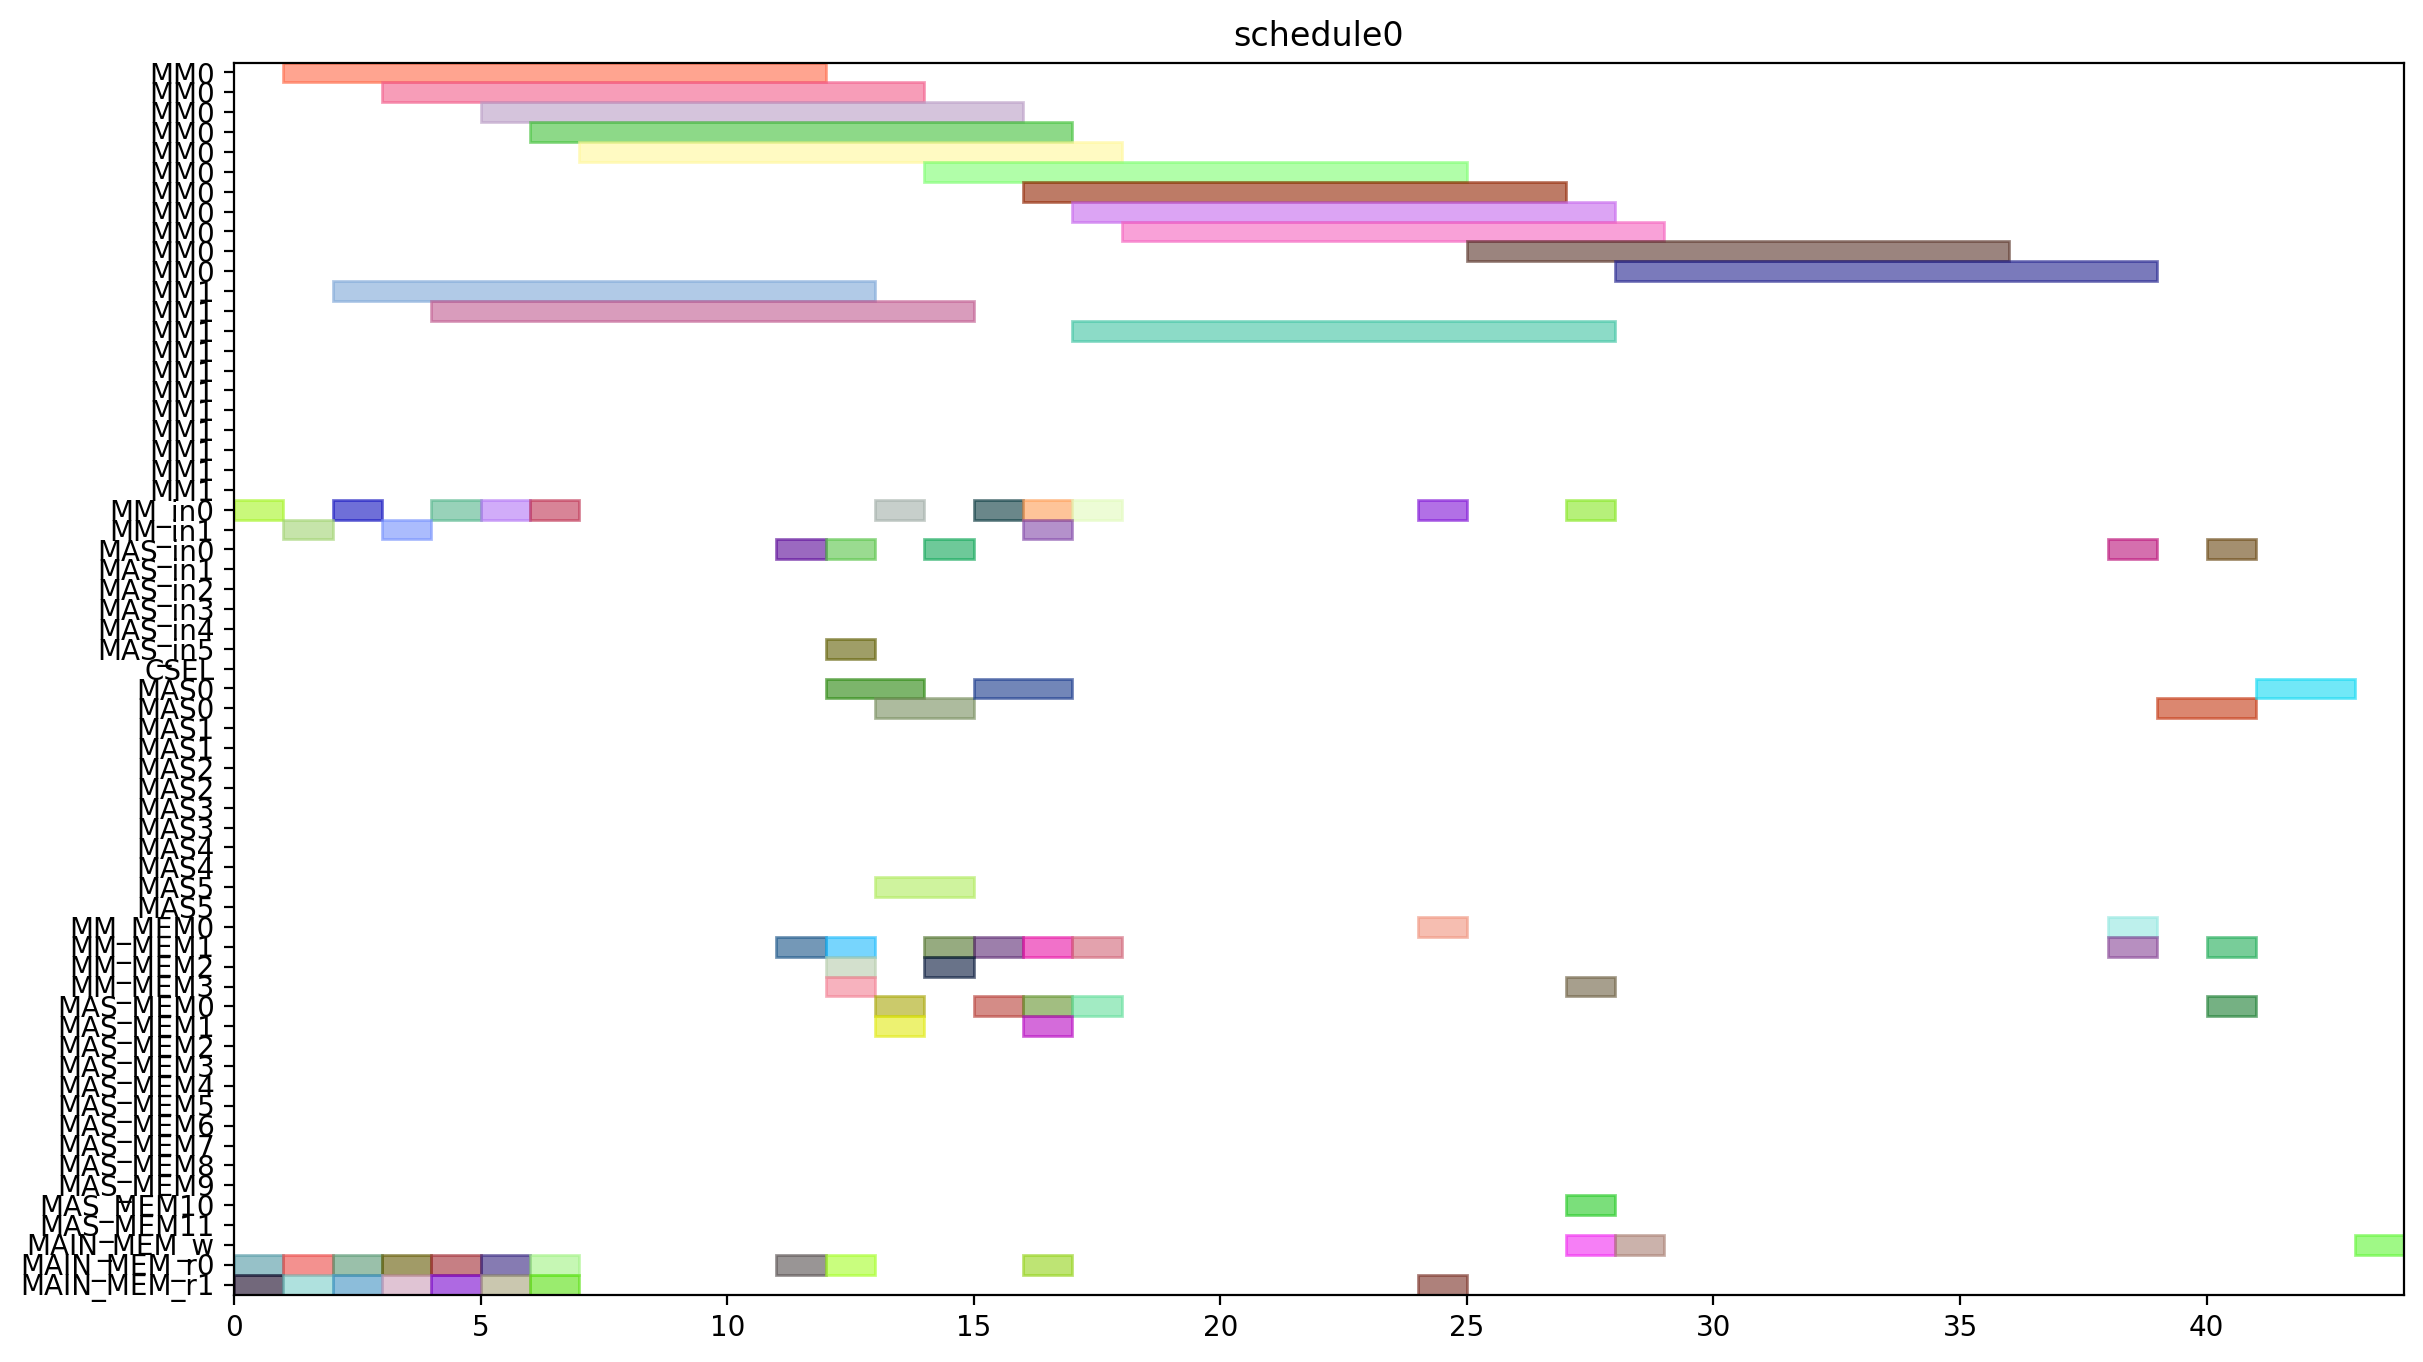

This chart was generated by the following Python code:
from pyschedule import Scenario, solvers, plotters, alt


def solve():
	horizon = 120
	S = Scenario("schedule0", horizon=horizon)

	# resource
	MM = S.Resources('MM', num=2, size=11)
	MM_in = S.Resources('MM_in', num=2)
	MAS_in = S.Resources('MAS_in', num=6)
	CSEL = S.Resource('CSEL')
	MAS = S.Resources('MAS', num=6, size=2, periods=range(1, horizon))
	MM_MEM = S.Resources('MM_MEM', num=4)
	MAS_MEM = S.Resources('MAS_MEM', num=12)
	MAIN_MEM_w = S.Resource('MAIN_MEM_w', size=1)
	MAIN_MEM_r = S.Resources('MAIN_MEM_r', num=2)

	# result of previous scheduling

	# new tasks
	r1 = S.Task('r1', length=11, delay_cost=1)
	r1 += alt(MM)
	r1_in = S.Task('r1_in', length=1, delay_cost=1)
	r1_in += alt(MM_in)
	S += r1_in*MM_in[0]<=r1*MM[0]
	S += r1_in*MM_in[1]<=r1*MM[1]
	r1_mem0 = S.Task('r1_mem0', length=1, delay_cost=1)
	r1_mem0 += MAIN_MEM_r[0]
	S += r1_mem0 <= r1

	r1_mem1 = S.Task('r1_mem1', length=1, delay_cost=1)
	r1_mem1 += MAIN_MEM_r[1]
	S += r1_mem1 <= r1

	r3 = S.Task('r3', length=11, delay_cost=1)
	r3 += alt(MM)
	r3_in = S.Task('r3_in', length=1, delay_cost=1)
	r3_in += alt(MM_in)
	S += r3_in*MM_in[0]<=r3*MM[0]
	S += r3_in*MM_in[1]<=r3*MM[1]
	r3_mem0 = S.Task('r3_mem0', length=1, delay_cost=1)
	r3_mem0 += MAIN_MEM_r[0]
	S += r3_mem0 <= r3

	r3_mem1 = S.Task('r3_mem1', length=1, delay_cost=1)
	r3_mem1 += MAIN_MEM_r[1]
	S += r3_mem1 <= r3

	r4 = S.Task('r4', length=11, delay_cost=1)
	r4 += alt(MM)
	r4_in = S.Task('r4_in', length=1, delay_cost=1)
	r4_in += alt(MM_in)
	S += r4_in*MM_in[0]<=r4*MM[0]
	S += r4_in*MM_in[1]<=r4*MM[1]
	r4_mem0 = S.Task('r4_mem0', length=1, delay_cost=1)
	r4_mem0 += MAIN_MEM_r[0]
	S += r4_mem0 <= r4

	r4_mem1 = S.Task('r4_mem1', length=1, delay_cost=1)
	r4_mem1 += MAIN_MEM_r[1]
	S += r4_mem1 <= r4

	r5 = S.Task('r5', length=11, delay_cost=1)
	r5 += alt(MM)
	r5_in = S.Task('r5_in', length=1, delay_cost=1)
	r5_in += alt(MM_in)
	S += r5_in*MM_in[0]<=r5*MM[0]
	S += r5_in*MM_in[1]<=r5*MM[1]
	r5_mem0 = S.Task('r5_mem0', length=1, delay_cost=1)
	r5_mem0 += MAIN_MEM_r[0]
	S += r5_mem0 <= r5

	r5_mem1 = S.Task('r5_mem1', length=1, delay_cost=1)
	r5_mem1 += MAIN_MEM_r[1]
	S += r5_mem1 <= r5

	r6 = S.Task('r6', length=11, delay_cost=1)
	r6 += alt(MM)
	r6_in = S.Task('r6_in', length=1, delay_cost=1)
	r6_in += alt(MM_in)
	S += r6_in*MM_in[0]<=r6*MM[0]
	S += r6_in*MM_in[1]<=r6*MM[1]
	r6_mem0 = S.Task('r6_mem0', length=1, delay_cost=1)
	r6_mem0 += MAIN_MEM_r[0]
	S += r6_mem0 <= r6

	r6_mem1 = S.Task('r6_mem1', length=1, delay_cost=1)
	r6_mem1 += MAIN_MEM_r[1]
	S += r6_mem1 <= r6

	r12 = S.Task('r12', length=11, delay_cost=1)
	r12 += alt(MM)
	r12_in = S.Task('r12_in', length=1, delay_cost=1)
	r12_in += alt(MM_in)
	S += r12_in*MM_in[0]<=r12*MM[0]
	S += r12_in*MM_in[1]<=r12*MM[1]
	r12_mem0 = S.Task('r12_mem0', length=1, delay_cost=1)
	r12_mem0 += MAIN_MEM_r[0]
	S += r12_mem0 <= r12

	r12_mem1 = S.Task('r12_mem1', length=1, delay_cost=1)
	r12_mem1 += MAIN_MEM_r[1]
	S += r12_mem1 <= r12

	r13 = S.Task('r13', length=11, delay_cost=1)
	r13 += alt(MM)
	r13_in = S.Task('r13_in', length=1, delay_cost=1)
	r13_in += alt(MM_in)
	S += r13_in*MM_in[0]<=r13*MM[0]
	S += r13_in*MM_in[1]<=r13*MM[1]
	r13_mem0 = S.Task('r13_mem0', length=1, delay_cost=1)
	r13_mem0 += MAIN_MEM_r[0]
	S += r13_mem0 <= r13

	r13_mem1 = S.Task('r13_mem1', length=1, delay_cost=1)
	r13_mem1 += MAIN_MEM_r[1]
	S += r13_mem1 <= r13

	r2 = S.Task('r2', length=2, delay_cost=1)
	r2 += alt(MAS)
	r2_in = S.Task('r2_in', length=1, delay_cost=1)
	r2_in += alt(MAS_in)
	S += r2_in*MAS_in[0]<=r2*MAS[0]

	S += r2_in*MAS_in[1]<=r2*MAS[1]

	S += r2_in*MAS_in[2]<=r2*MAS[2]

	S += r2_in*MAS_in[3]<=r2*MAS[3]

	S += r2_in*MAS_in[4]<=r2*MAS[4]

	S += r2_in*MAS_in[5]<=r2*MAS[5]

	r2_mem0 = S.Task('r2_mem0', length=1, delay_cost=1)
	r2_mem0 += alt(MM_MEM)
	S += (r1*MM[0])-1 < r2_mem0*MM_MEM[0]
	S += (r1*MM[1])-1 < r2_mem0*MM_MEM[2]
	S += r2_mem0 <= r2

	r2_mem1 = S.Task('r2_mem1', length=1, delay_cost=1)
	r2_mem1 += alt(MM_MEM)
	S += (r1*MM[0])-1 < r2_mem1*MM_MEM[1]
	S += (r1*MM[1])-1 < r2_mem1*MM_MEM[3]
	S += r2_mem1 <= r2

	r7 = S.Task('r7', length=2, delay_cost=1)
	r7 += alt(MAS)
	r7_in = S.Task('r7_in', length=1, delay_cost=1)
	r7_in += alt(MAS_in)
	S += r7_in*MAS_in[0]<=r7*MAS[0]

	S += r7_in*MAS_in[1]<=r7*MAS[1]

	S += r7_in*MAS_in[2]<=r7*MAS[2]

	S += r7_in*MAS_in[3]<=r7*MAS[3]

	S += r7_in*MAS_in[4]<=r7*MAS[4]

	S += r7_in*MAS_in[5]<=r7*MAS[5]

	r7_mem0 = S.Task('r7_mem0', length=1, delay_cost=1)
	r7_mem0 += alt(MM_MEM)
	S += (r5*MM[0])-1 < r7_mem0*MM_MEM[0]
	S += (r5*MM[1])-1 < r7_mem0*MM_MEM[2]
	S += r7_mem0 <= r7

	r7_mem1 = S.Task('r7_mem1', length=1, delay_cost=1)
	r7_mem1 += alt(MM_MEM)
	S += (r6*MM[0])-1 < r7_mem1*MM_MEM[1]
	S += (r6*MM[1])-1 < r7_mem1*MM_MEM[3]
	S += r7_mem1 <= r7

	r8 = S.Task('r8', length=2, delay_cost=1)
	r8 += alt(MAS)
	r8_in = S.Task('r8_in', length=1, delay_cost=1)
	r8_in += alt(MAS_in)
	S += r8_in*MAS_in[0]<=r8*MAS[0]

	S += r8_in*MAS_in[1]<=r8*MAS[1]

	S += r8_in*MAS_in[2]<=r8*MAS[2]

	S += r8_in*MAS_in[3]<=r8*MAS[3]

	S += r8_in*MAS_in[4]<=r8*MAS[4]

	S += r8_in*MAS_in[5]<=r8*MAS[5]

	r8_mem0 = S.Task('r8_mem0', length=1, delay_cost=1)
	r8_mem0 += MAIN_MEM_r[0]
	S += r8_mem0 <= r8

	r8_mem1 = S.Task('r8_mem1', length=1, delay_cost=1)
	r8_mem1 += alt(MM_MEM)
	S += (r4*MM[0])-1 < r8_mem1*MM_MEM[1]
	S += (r4*MM[1])-1 < r8_mem1*MM_MEM[3]
	S += r8_mem1 <= r8

	r10 = S.Task('r10', length=2, delay_cost=1)
	r10 += alt(MAS)
	r10_in = S.Task('r10_in', length=1, delay_cost=1)
	r10_in += alt(MAS_in)
	S += r10_in*MAS_in[0]<=r10*MAS[0]

	S += r10_in*MAS_in[1]<=r10*MAS[1]

	S += r10_in*MAS_in[2]<=r10*MAS[2]

	S += r10_in*MAS_in[3]<=r10*MAS[3]

	S += r10_in*MAS_in[4]<=r10*MAS[4]

	S += r10_in*MAS_in[5]<=r10*MAS[5]

	r10_mem0 = S.Task('r10_mem0', length=1, delay_cost=1)
	r10_mem0 += MAIN_MEM_r[0]
	S += r10_mem0 <= r10

	r10_mem1 = S.Task('r10_mem1', length=1, delay_cost=1)
	r10_mem1 += alt(MM_MEM)
	S += (r4*MM[0])-1 < r10_mem1*MM_MEM[1]
	S += (r4*MM[1])-1 < r10_mem1*MM_MEM[3]
	S += r10_mem1 <= r10

	r9 = S.Task('r9', length=11, delay_cost=1)
	r9 += alt(MM)
	r9_in = S.Task('r9_in', length=1, delay_cost=1)
	r9_in += alt(MM_in)
	S += r9_in*MM_in[0]<=r9*MM[0]
	S += r9_in*MM_in[1]<=r9*MM[1]
	r9_mem0 = S.Task('r9_mem0', length=1, delay_cost=1)
	r9_mem0 += MAIN_MEM_r[0]
	S += r9_mem0 <= r9

	r9_mem1 = S.Task('r9_mem1', length=1, delay_cost=1)
	r9_mem1 += alt(MAS_MEM)
	S += (r7*MAS[0])-1 < r9_mem1*MAS_MEM[1]
	S += (r7*MAS[1])-1 < r9_mem1*MAS_MEM[3]
	S += (r7*MAS[2])-1 < r9_mem1*MAS_MEM[5]
	S += (r7*MAS[3])-1 < r9_mem1*MAS_MEM[7]
	S += (r7*MAS[4])-1 < r9_mem1*MAS_MEM[9]
	S += (r7*MAS[5])-1 < r9_mem1*MAS_MEM[11]
	S += r9_mem1 <= r9

	r11 = S.Task('r11', length=11, delay_cost=1)
	r11 += alt(MM)
	r11_in = S.Task('r11_in', length=1, delay_cost=1)
	r11_in += alt(MM_in)
	S += r11_in*MM_in[0]<=r11*MM[0]
	S += r11_in*MM_in[1]<=r11*MM[1]
	r11_mem0 = S.Task('r11_mem0', length=1, delay_cost=1)
	r11_mem0 += alt(MAS_MEM)
	S += (r10*MAS[0])-1 < r11_mem0*MAS_MEM[0]
	S += (r10*MAS[1])-1 < r11_mem0*MAS_MEM[2]
	S += (r10*MAS[2])-1 < r11_mem0*MAS_MEM[4]
	S += (r10*MAS[3])-1 < r11_mem0*MAS_MEM[6]
	S += (r10*MAS[4])-1 < r11_mem0*MAS_MEM[8]
	S += (r10*MAS[5])-1 < r11_mem0*MAS_MEM[10]
	S += r11_mem0 <= r11

	r11_mem1 = S.Task('r11_mem1', length=1, delay_cost=1)
	r11_mem1 += alt(MAS_MEM)
	S += (r10*MAS[0])-1 < r11_mem1*MAS_MEM[1]
	S += (r10*MAS[1])-1 < r11_mem1*MAS_MEM[3]
	S += (r10*MAS[2])-1 < r11_mem1*MAS_MEM[5]
	S += (r10*MAS[3])-1 < r11_mem1*MAS_MEM[7]
	S += (r10*MAS[4])-1 < r11_mem1*MAS_MEM[9]
	S += (r10*MAS[5])-1 < r11_mem1*MAS_MEM[11]
	S += r11_mem1 <= r11

	PX_new = S.Task('PX_new', length=11, delay_cost=1)
	PX_new += alt(MM)
	PX_new_in = S.Task('PX_new_in', length=1, delay_cost=1)
	PX_new_in += alt(MM_in)
	S += PX_new_in*MM_in[0]<=PX_new*MM[0]
	S += PX_new_in*MM_in[1]<=PX_new*MM[1]
	S += 0<PX_new

	PX_new_w = S.Task('PX_new_w', length=1, delay_cost=1)
	PX_new_w += alt(MAIN_MEM_w)
	S += PX_new <= PX_new_w

	PX_new_mem0 = S.Task('PX_new_mem0', length=1, delay_cost=1)
	PX_new_mem0 += alt(MAS_MEM)
	S += (r2*MAS[0])-1 < PX_new_mem0*MAS_MEM[0]
	S += (r2*MAS[1])-1 < PX_new_mem0*MAS_MEM[2]
	S += (r2*MAS[2])-1 < PX_new_mem0*MAS_MEM[4]
	S += (r2*MAS[3])-1 < PX_new_mem0*MAS_MEM[6]
	S += (r2*MAS[4])-1 < PX_new_mem0*MAS_MEM[8]
	S += (r2*MAS[5])-1 < PX_new_mem0*MAS_MEM[10]
	S += PX_new_mem0 <= PX_new

	PX_new_mem1 = S.Task('PX_new_mem1', length=1, delay_cost=1)
	PX_new_mem1 += alt(MM_MEM)
	S += (r12*MM[0])-1 < PX_new_mem1*MM_MEM[1]
	S += (r12*MM[1])-1 < PX_new_mem1*MM_MEM[3]
	S += PX_new_mem1 <= PX_new

	r14 = S.Task('r14', length=11, delay_cost=1)
	r14 += alt(MM)
	r14_in = S.Task('r14_in', length=1, delay_cost=1)
	r14_in += alt(MM_in)
	S += r14_in*MM_in[0]<=r14*MM[0]
	S += r14_in*MM_in[1]<=r14*MM[1]
	r14_mem0 = S.Task('r14_mem0', length=1, delay_cost=1)
	r14_mem0 += alt(MAS_MEM)
	S += (r2*MAS[0])-1 < r14_mem0*MAS_MEM[0]
	S += (r2*MAS[1])-1 < r14_mem0*MAS_MEM[2]
	S += (r2*MAS[2])-1 < r14_mem0*MAS_MEM[4]
	S += (r2*MAS[3])-1 < r14_mem0*MAS_MEM[6]
	S += (r2*MAS[4])-1 < r14_mem0*MAS_MEM[8]
	S += (r2*MAS[5])-1 < r14_mem0*MAS_MEM[10]
	S += r14_mem0 <= r14

	r14_mem1 = S.Task('r14_mem1', length=1, delay_cost=1)
	r14_mem1 += alt(MM_MEM)
	S += (r3*MM[0])-1 < r14_mem1*MM_MEM[1]
	S += (r3*MM[1])-1 < r14_mem1*MM_MEM[3]
	S += r14_mem1 <= r14

	Z1_new = S.Task('Z1_new', length=11, delay_cost=1)
	Z1_new += alt(MM)
	Z1_new_in = S.Task('Z1_new_in', length=1, delay_cost=1)
	Z1_new_in += alt(MM_in)
	S += Z1_new_in*MM_in[0]<=Z1_new*MM[0]
	S += Z1_new_in*MM_in[1]<=Z1_new*MM[1]
	S += 0<Z1_new

	Z1_new_w = S.Task('Z1_new_w', length=1, delay_cost=1)
	Z1_new_w += alt(MAIN_MEM_w)
	S += Z1_new <= Z1_new_w

	Z1_new_mem0 = S.Task('Z1_new_mem0', length=1, delay_cost=1)
	Z1_new_mem0 += alt(MAS_MEM)
	S += (r2*MAS[0])-1 < Z1_new_mem0*MAS_MEM[0]
	S += (r2*MAS[1])-1 < Z1_new_mem0*MAS_MEM[2]
	S += (r2*MAS[2])-1 < Z1_new_mem0*MAS_MEM[4]
	S += (r2*MAS[3])-1 < Z1_new_mem0*MAS_MEM[6]
	S += (r2*MAS[4])-1 < Z1_new_mem0*MAS_MEM[8]
	S += (r2*MAS[5])-1 < Z1_new_mem0*MAS_MEM[10]
	S += Z1_new_mem0 <= Z1_new

	Z1_new_mem1 = S.Task('Z1_new_mem1', length=1, delay_cost=1)
	Z1_new_mem1 += alt(MM_MEM)
	S += (r13*MM[0])-1 < Z1_new_mem1*MM_MEM[1]
	S += (r13*MM[1])-1 < Z1_new_mem1*MM_MEM[3]
	S += Z1_new_mem1 <= Z1_new

	r15 = S.Task('r15', length=11, delay_cost=1)
	r15 += alt(MM)
	r15_in = S.Task('r15_in', length=1, delay_cost=1)
	r15_in += alt(MM_in)
	S += r15_in*MM_in[0]<=r15*MM[0]
	S += r15_in*MM_in[1]<=r15*MM[1]
	r15_mem0 = S.Task('r15_mem0', length=1, delay_cost=1)
	r15_mem0 += alt(MAS_MEM)
	S += (r8*MAS[0])-1 < r15_mem0*MAS_MEM[0]
	S += (r8*MAS[1])-1 < r15_mem0*MAS_MEM[2]
	S += (r8*MAS[2])-1 < r15_mem0*MAS_MEM[4]
	S += (r8*MAS[3])-1 < r15_mem0*MAS_MEM[6]
	S += (r8*MAS[4])-1 < r15_mem0*MAS_MEM[8]
	S += (r8*MAS[5])-1 < r15_mem0*MAS_MEM[10]
	S += r15_mem0 <= r15

	r15_mem1 = S.Task('r15_mem1', length=1, delay_cost=1)
	r15_mem1 += alt(MM_MEM)
	S += (r9*MM[0])-1 < r15_mem1*MM_MEM[1]
	S += (r9*MM[1])-1 < r15_mem1*MM_MEM[3]
	S += r15_mem1 <= r15

	r16 = S.Task('r16', length=11, delay_cost=1)
	r16 += alt(MM)
	r16_in = S.Task('r16_in', length=1, delay_cost=1)
	r16_in += alt(MM_in)
	S += r16_in*MM_in[0]<=r16*MM[0]
	S += r16_in*MM_in[1]<=r16*MM[1]
	r16_mem0 = S.Task('r16_mem0', length=1, delay_cost=1)
	r16_mem0 += alt(MM_MEM)
	S += (r11*MM[0])-1 < r16_mem0*MM_MEM[0]
	S += (r11*MM[1])-1 < r16_mem0*MM_MEM[2]
	S += r16_mem0 <= r16

	r16_mem1 = S.Task('r16_mem1', length=1, delay_cost=1)
	r16_mem1 += MAIN_MEM_r[1]
	S += r16_mem1 <= r16

	r17 = S.Task('r17', length=2, delay_cost=1)
	r17 += alt(MAS)
	r17_in = S.Task('r17_in', length=1, delay_cost=1)
	r17_in += alt(MAS_in)
	S += r17_in*MAS_in[0]<=r17*MAS[0]

	S += r17_in*MAS_in[1]<=r17*MAS[1]

	S += r17_in*MAS_in[2]<=r17*MAS[2]

	S += r17_in*MAS_in[3]<=r17*MAS[3]

	S += r17_in*MAS_in[4]<=r17*MAS[4]

	S += r17_in*MAS_in[5]<=r17*MAS[5]

	r17_mem0 = S.Task('r17_mem0', length=1, delay_cost=1)
	r17_mem0 += alt(MM_MEM)
	S += (r14*MM[0])-1 < r17_mem0*MM_MEM[0]
	S += (r14*MM[1])-1 < r17_mem0*MM_MEM[2]
	S += r17_mem0 <= r17

	r17_mem1 = S.Task('r17_mem1', length=1, delay_cost=1)
	r17_mem1 += alt(MM_MEM)
	S += (r15*MM[0])-1 < r17_mem1*MM_MEM[1]
	S += (r15*MM[1])-1 < r17_mem1*MM_MEM[3]
	S += r17_mem1 <= r17

	PY_new = S.Task('PY_new', length=2, delay_cost=1)
	PY_new += alt(MAS)
	PY_new_in = S.Task('PY_new_in', length=1, delay_cost=1)
	PY_new_in += alt(MAS_in)
	S += PY_new_in*MAS_in[0]<=PY_new*MAS[0]

	S += PY_new_in*MAS_in[1]<=PY_new*MAS[1]

	S += PY_new_in*MAS_in[2]<=PY_new*MAS[2]

	S += PY_new_in*MAS_in[3]<=PY_new*MAS[3]

	S += PY_new_in*MAS_in[4]<=PY_new*MAS[4]

	S += PY_new_in*MAS_in[5]<=PY_new*MAS[5]

	S += 0<PY_new

	PY_new_w = S.Task('PY_new_w', length=1, delay_cost=1)
	PY_new_w += alt(MAIN_MEM_w)
	S += PY_new <= PY_new_w

	PY_new_mem0 = S.Task('PY_new_mem0', length=1, delay_cost=1)
	PY_new_mem0 += alt(MAS_MEM)
	S += (r17*MAS[0])-1 < PY_new_mem0*MAS_MEM[0]
	S += (r17*MAS[1])-1 < PY_new_mem0*MAS_MEM[2]
	S += (r17*MAS[2])-1 < PY_new_mem0*MAS_MEM[4]
	S += (r17*MAS[3])-1 < PY_new_mem0*MAS_MEM[6]
	S += (r17*MAS[4])-1 < PY_new_mem0*MAS_MEM[8]
	S += (r17*MAS[5])-1 < PY_new_mem0*MAS_MEM[10]
	S += PY_new_mem0 <= PY_new

	PY_new_mem1 = S.Task('PY_new_mem1', length=1, delay_cost=1)
	PY_new_mem1 += alt(MM_MEM)
	S += (r16*MM[0])-1 < PY_new_mem1*MM_MEM[1]
	S += (r16*MM[1])-1 < PY_new_mem1*MM_MEM[3]
	S += PY_new_mem1 <= PY_new

	solvers.mip.solve(S,msg=1,kind='CPLEX',ratio_gap=1.01)

	solution = [['hoge']*len(S.solution()[1]) for i in range(len(S.solution()))]
	for i in range(len(S.solution())):
		for j in range(len(S.solution()[i])):
			solution[i][j]=str(S.solution()[i][j])
	print(solution)

	cycles = int(solution[-1][3])

	pic_file_name = "/mnt/rose/usr1/fukuda/ABE/multiRAM_multiMAS_16mux/scheduling_result/stage11MM2_stage2MAS6/EP_YRECOVER/schedule0.png"
	if(S.solution() != []):
		plotters.matplotlib.plot(S,img_filename=pic_file_name, show_task_labels=False, fig_size=(cycles*0.25+3, 8))

	return solution
